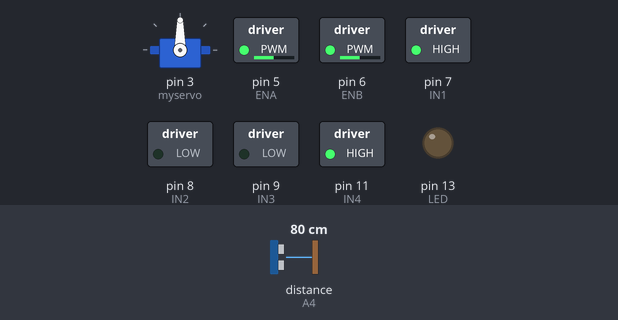
Bench run of a sketch on a simulated Arduino Uno, built with avr-gcc and run on an emulated ATmega328P. Parts: servo, switched loads named in the sketch (green lamp = pin HIGH), output pins drawn as LEDs (lit = HIGH). Wiring (inferred from the names in the program): ultrasonic range finder: trigger A5; echo A4. Dashed ring = blinking. Inputs (shaded band) come from the test bench; at power-on: distance to the obstacle (sensor on A4) 80 cm. The echo pulse lasts 58.3 µs per cm; pins used as bus, display or sensor lines are not drawn.

Above: at 3.35 s.
3.4 s: distance to the obstacle (sensor on A4) set to 12 cm
At 3.66 s:
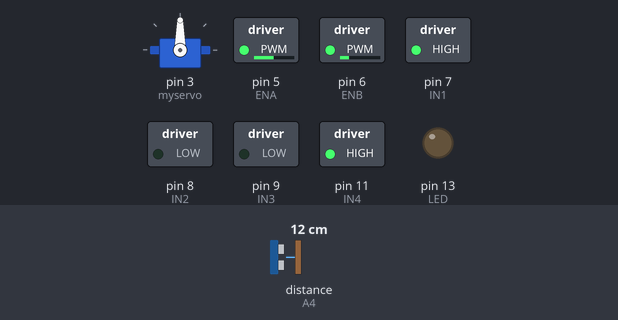
6.4 s: distance to the obstacle (sensor on A4) set to 9 cm
At 6.74 s:
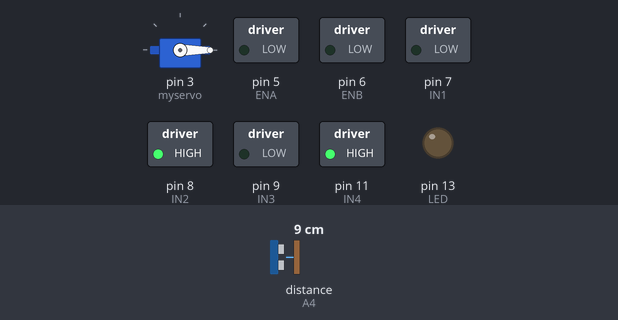
Timing chart, 0 to 15.4 s (numbered marks = the images above; inputs shaded):
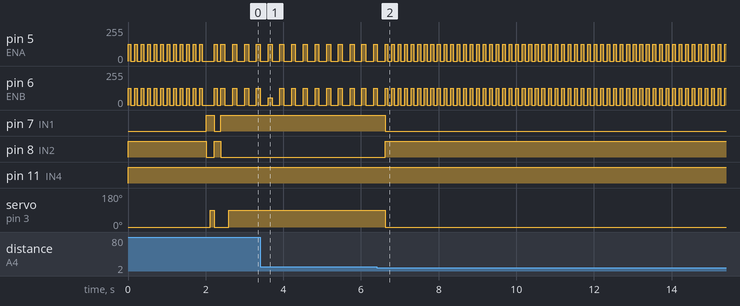

The sketch:

cod2.ino
```cpp
//This code is based on starter code provided by Elegoo
//www.elegoo.com

#include <Servo.h>  //servo library
Servo myservo;      // create servo object to control servo

//Define all of the pins used.  These are NOT up to us, but rather what Elegoo decided.  Don't change.
int Echo = A4;
int Trig = A5;

float distance = 200;
float minDistance = 0;
int servoAngle = 90;
int dir = 0;
int driveSpeed = 125;
int diffSpeed = 0;
float dDistance = 0;

#define ENA 5
#define ENB 6
#define IN1 7
#define IN2 8
#define IN3 9
#define IN4 11
#define LED 13
//Line follower pins
#define LR 10
#define LM 4
#define LL 2

/******************************Helper functions*********************************************/
//Begin helper functions.  You should CALL these functions, but do not change them.  You DO NOT need to worry about the details inside the functions.

//The functions below set the left and right motor speeds and directions.
//Speed is an integer from 0 - 255 that determines the motor speed.
//Direction is 1 for forward and 0 for backwards.
void leftMotor(int lspeed, bool ldirection){
  analogWrite(ENA, lspeed);
  if (ldirection)
  {
    digitalWrite(IN1, HIGH);
    digitalWrite(IN2, LOW);
  }
  else
  {
    digitalWrite(IN1, LOW);
    digitalWrite(IN2, HIGH);
  }
}
void rightMotor(int rspeed, bool rdirection){
  analogWrite(ENB, rspeed);
  if (rdirection)
  {
    digitalWrite(IN3, LOW);
    digitalWrite(IN4, HIGH);
  }
  else
  {
    digitalWrite(IN3, HIGH);
    digitalWrite(IN4, LOW);
  }
}
//  The function below stops.  This is the same as just setting motor speeds to zero - not really necessary
void stop() {
  digitalWrite(ENA, LOW);
  digitalWrite(ENB, LOW);
}

//Ultrasonic distance measurement helper function - returns a float with distance in cm
float Distance_test() {
  digitalWrite(Trig, LOW);
  delayMicroseconds(2);
  digitalWrite(Trig, HIGH);
  delayMicroseconds(20);
  digitalWrite(Trig, LOW);
  float Fdistance = pulseIn(Echo, HIGH);
  Fdistance= Fdistance / 58.0;
  return Fdistance;
}

/*************************Setup*************************************************/
//You shouldn't need to touch this - it is merely setting up pins and stopping the motors at the start
void setup() {
  myservo.attach(3,700,2400);  // attach servo on pin 3 to servo object
  Serial.begin(9600);     //For debugging
  pinMode(Echo, INPUT);
  pinMode(Trig, OUTPUT);
  pinMode(IN1, OUTPUT);
  pinMode(IN2, OUTPUT);
  pinMode(IN3, OUTPUT);
  pinMode(IN4, OUTPUT);
  pinMode(ENA, OUTPUT);
  pinMode(ENB, OUTPUT);
  pinMode(LED, OUTPUT);
  stop();
}

//Drives the robot
void drive(int leftSpeed = 200,int rightSpeed = 200, int duration = 200, bool leftDir = 1, bool rightDir = 1, bool brake = true){
  leftMotor(leftSpeed, leftDir);
  rightMotor(rightSpeed, rightDir);
  delay(duration);
  if(brake){
    stop();
    delay(100);
  }
}

float servoMoveAndMeasureDist(int angle, int duration){
  myservo.write(angle);
  distance = Distance_test();
  delay(duration);
  return(distance);
}

bool isTimerAndCond(bool conditional = true){
  if(millis() > 2000){
    if(conditional){
      return(true);
    }
    else{
      return(false);
    }
  }
  else{
    return(false);
  }
}
/********************************Loop - your's to edit!****************************************************************************/
//Below is some skeleton code that calls functions.  Your primary task is to edit this code to accomplish your goals.
void loop() {
  dir = alignBot();
  while(isTimerAndCond(distance < 212)){
    if (distance < 10){
      stop();
    }
    else{
      drive(driveSpeed, driveSpeed, 1);
      distance = servoMoveAndMeasureDist(90, 100);
    }
  dir = alignBot();
  float oldDistance = distance;
  while(isTimerAndCond(distance > 10)){
    dDistance = distance - oldDistance;
    if(dir == 1){
      drive(driveSpeed, driveSpeed + dDistance, 100);
    }
    else{
      drive(driveSpeed + dDistance, driveSpeed, 100);
    }
    oldDistance = distance;
    distance = servoMoveAndMeasureDist(90, 100);
  }
  }

}

int alignBot(){
  myservo.write(0);
  while(isTimerAndCond(distance > 212)){
    servoAngle += 5;
    distance = servoMoveAndMeasureDist(servoAngle, 100);
  }
  float timer = servoAngle / 1.309;
  drive(125, 125, timer, 0, 1, true);
  if (servoAngle > 90){
    return(0); //Left
  }
  else{
    return(1); //Right
  }
}
```

Measured:
- the behaviour switches between 11 and 10 cm on distance to the obstacle (sensor on A4) (found by bisection; images 1 and 2)
- after the input at 6.4 s, pin 7 (IN1): HIGH → LOW after 0.22 s; pin 8 (IN2): LOW → HIGH after 0.22 s; servo on pin 3 (myservo): 90° → 0° after 0.22 s
- by itself, pin 5 (ENA), pin 6 (ENB): repeats every 0.17 s: 125/255 0.07 s, 0/255 0.10 s
